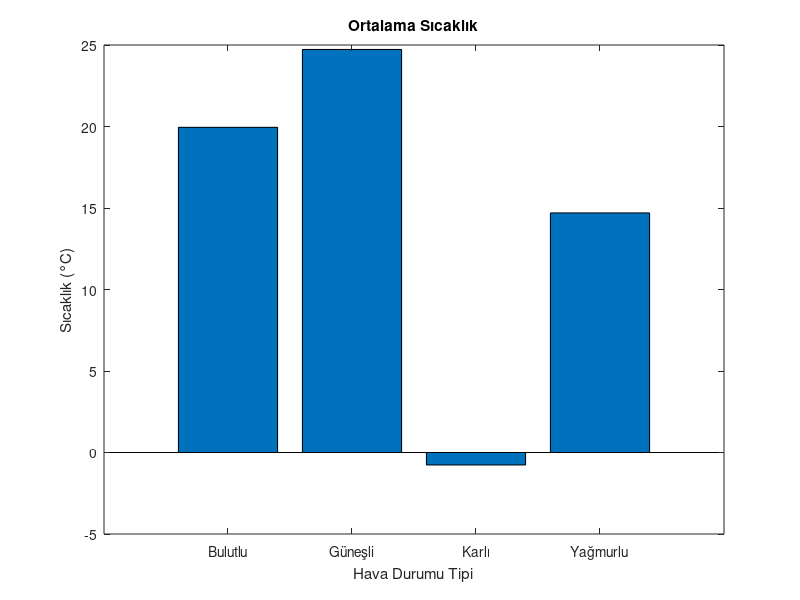

Write the MATLAB code that produced this figure.
fileID = fopen('weather_data.txt', 'r');
data = textscan(fileID, '%s %f %f %s', 'Delimiter', ',');

dates = data{1};
humidity = data{2};
temperature = data{3};
conditions = data{4};

unique_conditions = unique(conditions);
average_temperatures = zeros(size(unique_conditions));
data_counts = zeros(size(unique_conditions));

for i = 1:length(unique_conditions)
    condition_indices = strcmp(conditions, unique_conditions{i}) & temperature >= -10 & temperature <= 30;
    average_temperatures(i) = mean(temperature(condition_indices));
    data_counts(i) = sum(condition_indices);
    
    fprintf('%s: Ortalama Sıcaklık = %.2f °C, Veri Sayısı = %d\n', unique_conditions{i}, average_temperatures(i), data_counts(i));
end

figure;
plot(2,1);
bar(average_temperatures);
set(gca, 'XTick', 1:length(unique_conditions),'XTickLabel', unique_conditions);
title('Ortalama Sıcaklık');
ylabel('Sıcaklık (°C)');
xlabel('Hava Durumu Tipi');

fclose(fileID);
